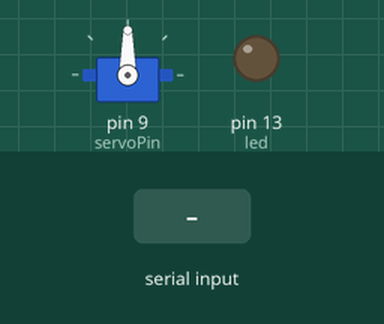
Simulated run of this sketch. Board: Arduino Uno, built with avr-gcc and run on an emulated ATmega328P. Parts: servo, output pins drawn as LEDs (lit = HIGH). The inputs (shaded band) are chosen by the test bench.

Above: at 2.3 s.
2.4 s: "1" received over Serial
At 3.0 s:
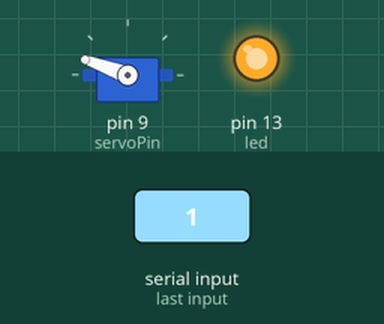
3.9 s: "0" received over the second serial link
At 5.1 s:
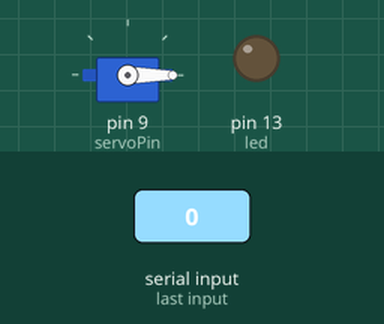
5.4 s: "1" received over the second serial link
At 6.4 s:
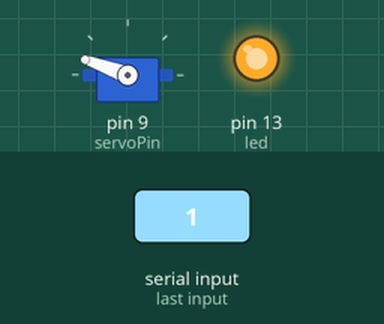
6.9 s: "2" received over the second serial link
At 7.6 s:
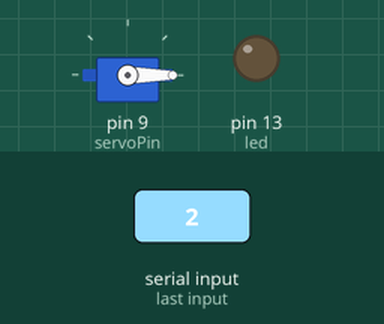
Timing chart, 0 to 9.4 s (numbered marks = the images above; inputs shaded):
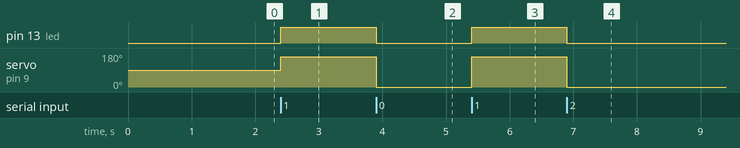

Measured:
- after the input at 2.4 s, pin 13 (led): LOW → HIGH at once; servo on pin 9 (servoPin): 90° → 160° at once
- after the input at 3.9 s, pin 13 (led): HIGH → LOW at once; servo on pin 9 (servoPin): 160° → 0° at once
- after the input at 5.4 s, pin 13 (led): LOW → HIGH at once; servo on pin 9 (servoPin): 0° → 160° at once
- after the input at 6.9 s, pin 13 (led): HIGH → LOW at once; servo on pin 9 (servoPin): 160° → 0° at once

The sketch:

ServoPro.ino
```cpp
#include <SoftwareSerial.h>
int bluetoothTx = 0;
int bluetoothRx = 1;
SoftwareSerial bluetooth(bluetoothTx, bluetoothRx);


#include <Servo.h>
Servo myservo;
int servoPin = 9;
int servoVal = 0;


int led = 13;

#define DEBUG_ENABLED 1

void setup() {
  pinMode(led, OUTPUT);

  pinMode(bluetoothRx, INPUT);
  pinMode(bluetoothTx, OUTPUT);

  Serial.begin(9600);  // Begin the serial monitor at 9600bps
  //while( ! Serial) ;

  delay(1000);

  myservo.attach(servoPin);

  bluetooth.begin(115200);
  bluetooth.print("$$$");
  delay(100);
  bluetooth.println("+INQ=1");
}

void loop() {
  if (bluetooth.available()) {
    char inBt = bluetooth.read();
    process(inBt);
  }
  if (Serial.available()) {
    char inChar = Serial.read();
    process(inChar);
  }
}

void setServo(int value) {
  servoVal = value;
  myservo.write(servoVal);
}

void setServo(String command) {
  if (command == "open") {
    setServo(160);
  } else if (command == "close") {
    setServo(0);
  }
}

void process(char inChar) {
  switch (inChar) {
    case '1':
      digitalWrite(13, HIGH);
      setServo("open");
    break;
    case '0':
    case '2':
      digitalWrite(13, LOW);
      setServo("close");
    break;
  }
}
```
